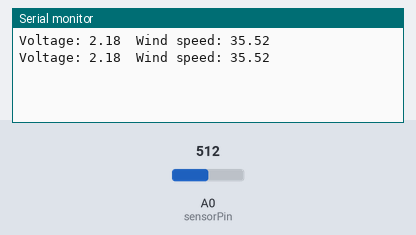
Simulated run of this sketch. Board: Arduino Uno, built with avr-gcc and run on an emulated ATmega328P. On the bench: the last lines printed to the serial monitor. Inputs (shaded band) come from the test bench; at power-on: A0 (sensorPin) = 512.

Above: at 1.8 s.
1.9 s: A0 (sensorPin) set to 716
At 2.7 s:
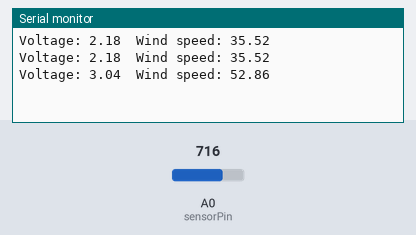
3.4 s: A0 (sensorPin) set to 900
At 4.8 s:
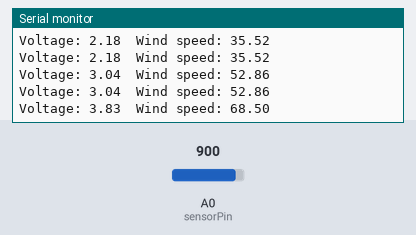
Timing chart, 0 to 6.4 s (numbered marks = the images above; inputs shaded):
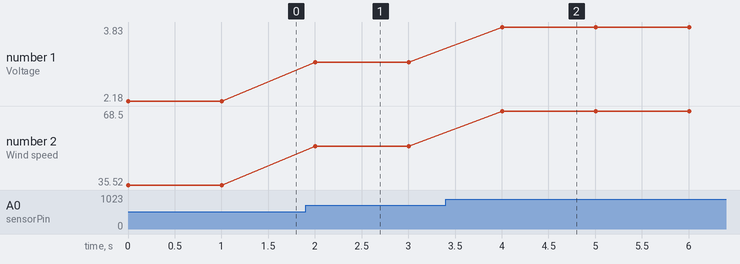

Measured:
- after the input at 1.9 s, the serial monitor: prints a new line after 0.10 s (image 1)
- after the input at 3.4 s, the serial monitor: prints a new line after 0.60 s (image 2)
- plotted number 1: 2.18 → 3.04 after the input at 1.9 s, 3.04 → 3.83 after the input at 3.4 s
- plotted number 2: 35.52 → 52.86 after the input at 1.9 s, 52.86 → 68.5 after the input at 3.4 s

The sketch:

Anemometer_Reading.ino
```cpp
const int sensorPin= A0;
int sensorValue = 0;
float sensorVoltage=0;
float windSpeed=0;

float voltageConversionConstant=0.00425;
int sensorDelay=1000;

float voltageMin=0.4;
float windSpeedMin=0;

float voltageMax=2.0;
float windSpeedMax=32;


void setup() { Serial.begin(9600); }

void loop() { sensorValue = analogRead(sensorPin);

sensorVoltage = sensorValue * voltageConversionConstant;

if (sensorVoltage <= voltageMin) { windSpeed = 0; }

else { windSpeed = (sensorVoltage - voltageMin)

*windSpeedMax/(voltageMax - voltageMin); }

Serial.print("Voltage: ");

Serial.print(sensorVoltage);

Serial.print("\t");

Serial.print("Wind speed: ");

Serial.println(windSpeed);

delay(sensorDelay); }
```
